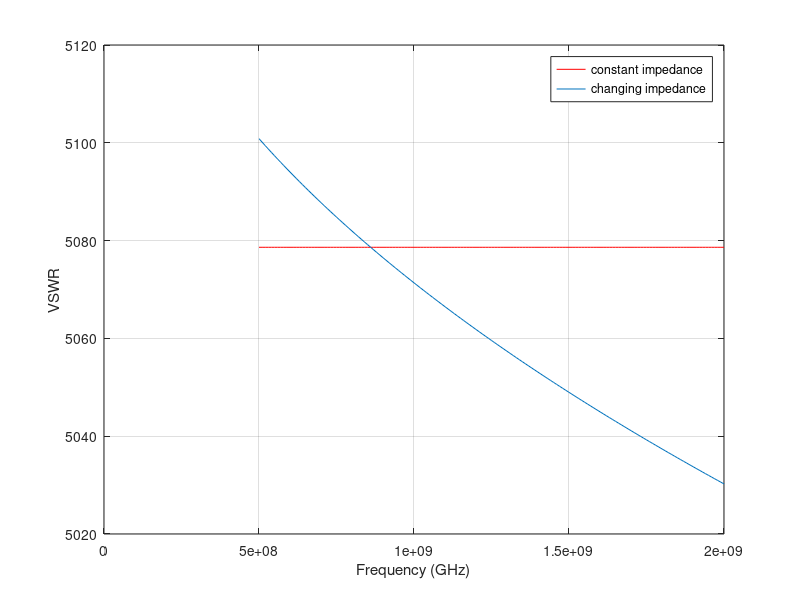

This figure's MATLAB source:
%% Template script for mini module
%%Excercise 2.43 e and f
clear all
close all
% freq = 1*10^9;
% lambda = 3*10^8/freq;
freq_range = [500:10:2000].*10^6;
lambda_range = 3*10^8./freq_range;

sigma = 5.7*10^7;
mu = 1.257*10^-6;
l = lambda_range./60;
a = lambda_range./200;
k = 2*pi./lambda_range;
R_loss = 4.42*10^-3;
R_rad = 0.219;
Z_0 = 50;

%impedance does not change
for i = 1:length(freq_range)
    X_in(i) = -120 * ( (log(l(i)/a(i))-1) / (tan(k(i)*l(i))));
    Z_in(i) = (R_rad + R_loss) + j*X_in(i);
    Gamma(i) = (Z_in(i) - Z_0) / (Z_in(i) + Z_0); 
    SWR_1(i) = (1+abs(Gamma(i))) / (1-abs(Gamma(i)));
end
 
 % impedance changes according to formula
 for i = 1:length(freq_range)
     R_rad(i) = 80*(pi^2)*(l(i)/lambda_range(i))^2;
     R_loss(i) = l(i)/(2*pi*a(i)) * sqrt( (2*pi*freq_range(i)*mu) / (2*sigma) );
     X_in(i) = -120 * ( (log(l(i)/a(i))-1) / (tan(k(i)*l(i))));
     Z_in(i) = (R_rad(i) + R_loss(i))+j*X_in(i);
     Gamma(i) = (Z_in(i) - Z_0) / (Z_in(i) + Z_0); 
     SWR_2(i) = (1+abs(Gamma(i))) / (1-abs(Gamma(i)));
 end
 
 % plot the figure
 figure()
 plot(freq_range,SWR_1,'r'); hold on; grid on;
 plot(freq_range,SWR_2);
 xlabel('Frequency (GHz)')
 ylabel('VSWR')
 legend('constant impedance','changing impedance');